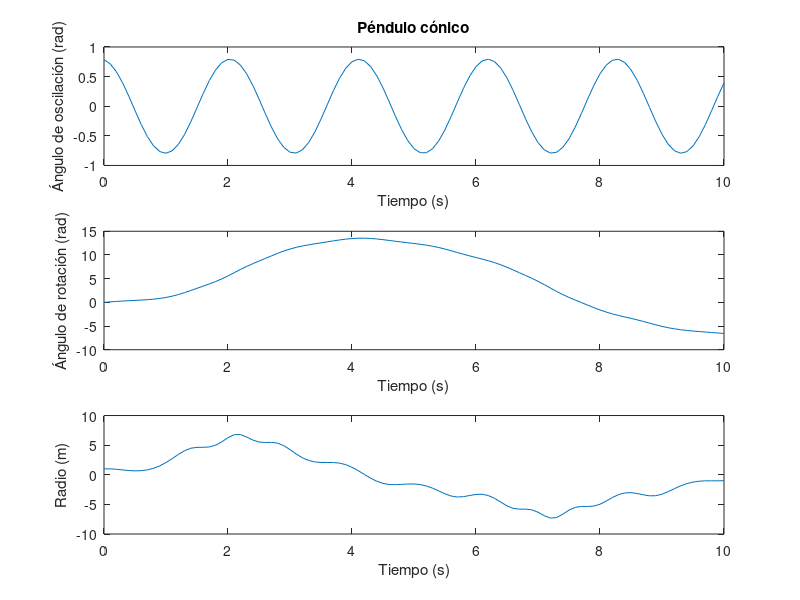

Here is the MATLAB script that generated this plot:
% Definicion de las constantes y de las condiciones iniciales 

m = 1;               % masa del pendulo 
L = 1;               % longitud del pendulo 
g = 9.81;            % aceleracion debido a la gravedad 
theta = pi/4;        % este sera mi angulo inicial de oscilacion 
phi = 0;             % este sera mi angulo inicial de rotacion 
omega_theta = 0;     % esta sera mi velocidad angular inicial de oscilacion
omega_phi = 1;       % esta sera mi velocidad angular inicial de rotacion
T = 10;              % este sera el tiempo total de mi simulacion
dt = 0.1;            % este sera el paso del tiempo 
constante = 1;       % esta sera la constante de proporcionalidad para el radio

% Inicializacion de vectores (para almacenar los resultados) 

t = 0:dt:T;                  % este sera nuestro vector tiempo 
Theta = zeros(1, length(t)); % este vector almacenara el angulo de oscilacion
Phi = zeros(1, length(t));   % este vector almacenara el angulo de rotacion
Z1 = zeros(1, length(t));    % este vector almacenara la derivada de theta 
Z2 = zeros(1, length(t));    % este vector almacenar la derivada de phi
R = zeros(1, length(t));     % este vector almacenara el radio

% Ahora asignare las variables iniciales 

Theta(1) = theta; 
Phi(1) = phi;
Z1(1) = omega_theta;
Z2(1) = omega_phi;
R(1) = constante * omega_phi;

% Ahora creare un bucle para la simulacion 
% para esto utilizare el metodo de Euler para la integracion numerica 
% tomando en cuenta que la formula de euler es: y(t + dt) = y(t) + dt * f(t, y(t))

for i = 1:(length(t) - 1)
    Z1(i+1) = Z1(i) - (g/L)*sin(Theta(i))*dt;
    Z2(i+1) = Z2(i) - (g/L)*Theta(i)*sin(Phi(i))*dt;
    Theta(i+1) = Theta(i) + Z1(i+1)*dt;
    Phi(i+1) = Phi(i) + Z2(i+1)*dt;
    R(i+1) = constante * Z2(i+1); 
end

% aqui esta la grafiacion muy basica del pendulo 
figure;                                % esto creara una figura donde se dibujaran los subgraficos
subplot(3,1,1);                        % esto dividira la figura en 3 filas y una columna 
plot(t, Theta);                        % esto dibuja el angulo de oscilacion theta en funcion al tiempo
xlabel('Tiempo (s)');                  % esto establece la etiqueta del eje x del primer subgrafico
ylabel('Ángulo de oscilación (rad)');  % esto establece las etiqueta del eje y del primer subgrafico
title('Péndulo cónico');               % esto solo pone el titulo del primer subagrafico

subplot(3,1,2);                        % aqui estoy seleccionando el segundo sugrafico 
plot(t, Phi);                          % esto dibuja el angulo de rotacion phi en funcion al tiempo
xlabel('Tiempo (s)');                  % esto es la etiqueta del eje x 
ylabel('Ángulo de rotación (rad)');    % esto es la etiqueta del eje y 

subplot(3,1,3);                        % aqui estoy seleccionando el tercer sugrafico 
plot(t, R);                            % aqui se dibuja eñ radio el funcion al tiempo 
xlabel('Tiempo (s)');                  % esto es la etiqueta del eje x 
ylabel('Radio (m)');                   % esto es la etiqueta del eje y